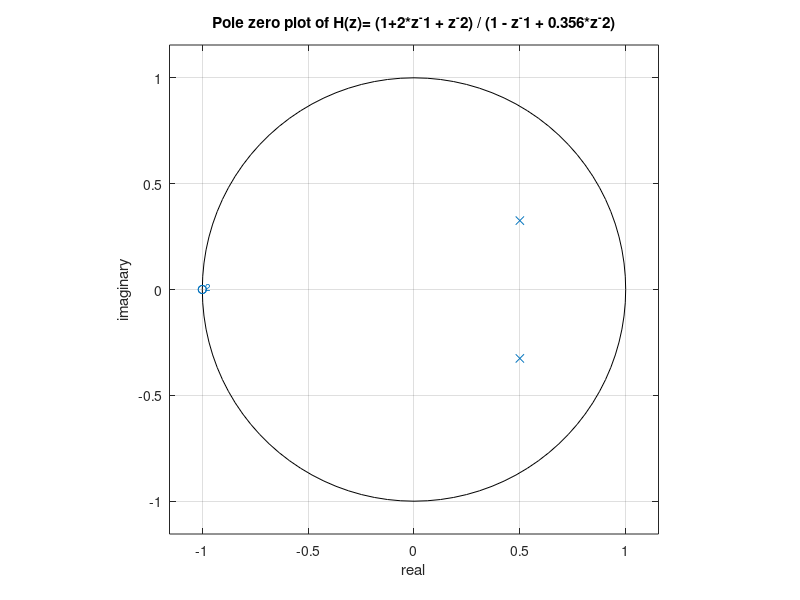
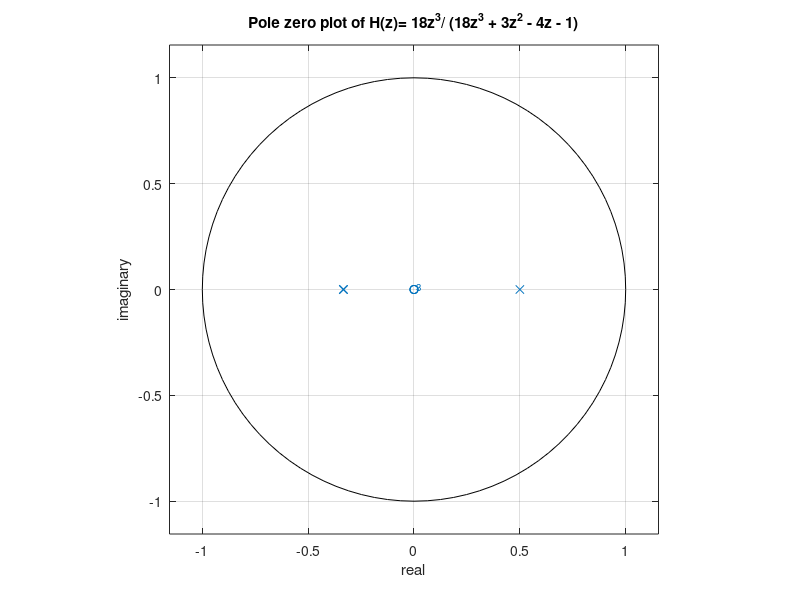

Write the MATLAB code that produced these figures, in order.
clear all

num = [1 2 1]
den = [1 -1 0.356]
[r, p, k] = residuez(num, den)
disp('Residues')
disp(r)
disp('Poles')
disp(p)
disp('Constants')
disp(k)

zplane(num, den)
xlabel('real')
ylabel('imaginary')
title('Pole zero plot of H(z)= (1+2*z^-1 + z^-2) / (1 - z^-1 + 0.356*z^-2)')
figure
num = [18  0   0   0]
den = [18   3   -4   -1]
[r, p, k] = residuez(num, den)
disp('Residues')
disp(r)
disp('Poles')
disp(p)
disp('Constants')
disp(k)
zplane(num, den)
xlabel('real')
ylabel('imaginary')
title('Pole zero plot of H(z)= 18z^3/ (18z^3 + 3z^2 - 4z - 1)')
figure(2)